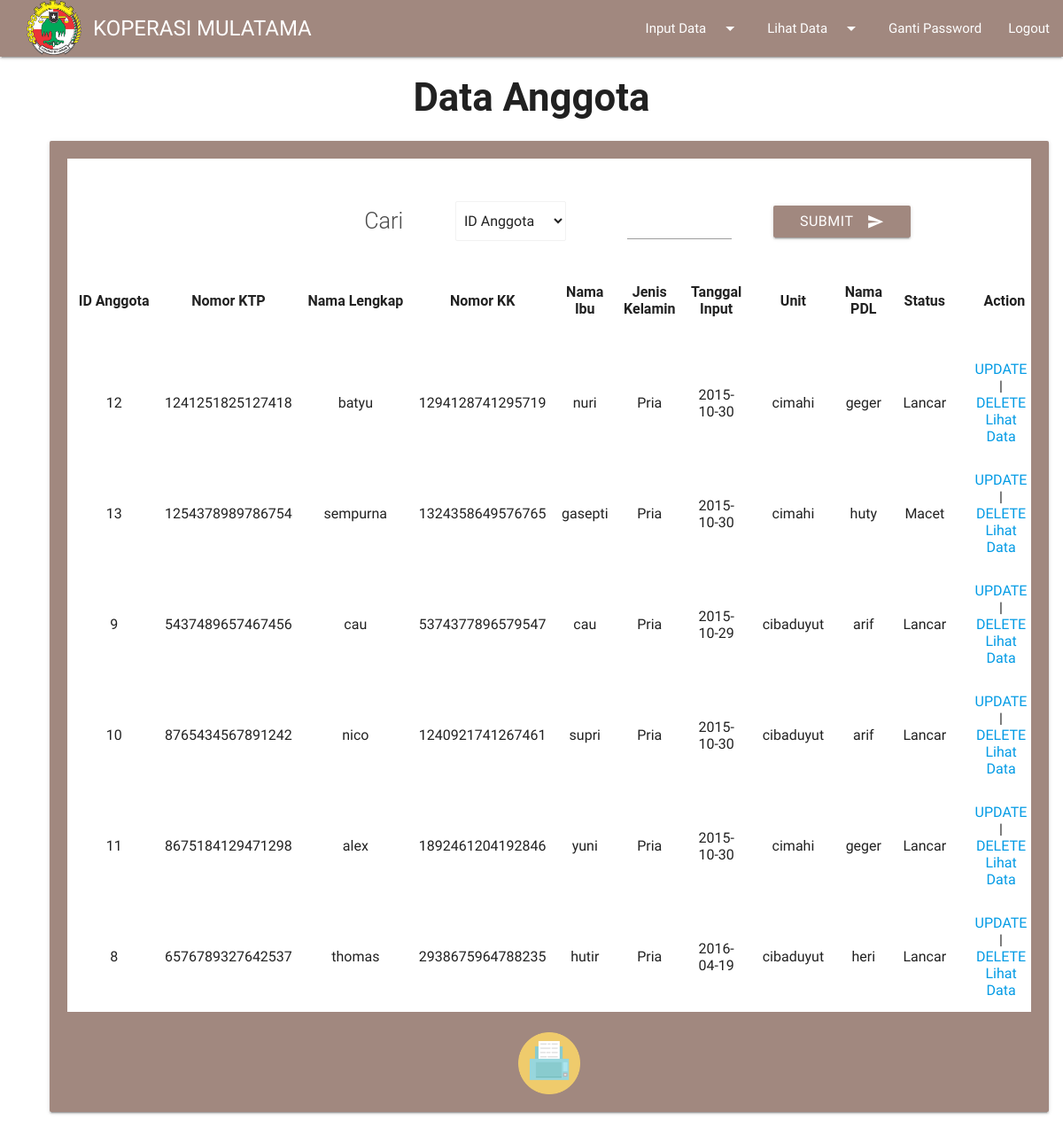
Screenshot of /padalarang/dataanggota.php (signed in) with the database file from the repository.
### tables this page shows
CREATE TABLE IF NOT EXISTS `anggota` (
`id_anggota` int(11) NOT NULL,
  `nama` varchar(20) NOT NULL,
  `tempat` varchar(20) NOT NULL,
  `tanggal_lahir` date NOT NULL,
  `jenis_kelamin` enum('Pria','Wanita') NOT NULL,
  `no_ktp` char(16) NOT NULL,
  `no_kk` char(16) NOT NULL,
  `nama_ibu` varchar(20) NOT NULL,
  `alamat` varchar(90) NOT NULL,
  `rt` int(11) NOT NULL,
  `rw` int(11) NOT NULL,
  `kecamatan` varchar(20) NOT NULL,
  `kelurahan` varchar(20) NOT NULL,
  `kota` varchar(20) NOT NULL,
  `tanggal_input` date NOT NULL,
  `petugas` varchar(20) NOT NULL,
  `status` varchar(10) NOT NULL
);

CREATE TABLE IF NOT EXISTS `unit` (
  `id_unit` char(4) NOT NULL,
  `nama_unit` varchar(20) NOT NULL,
  `nama_pimpinan` varchar(20) NOT NULL
);

CREATE TABLE IF NOT EXISTS `resort` (
  `petugas` varchar(20) NOT NULL,
  `id_unit` char(4) NOT NULL
);

### padalarang/dataanggota.php (the view, shortened to what this page needs)
<?php
if(empty($_SESSION['username']) AND empty($_SESSION['password'])){
include "../index.html";
}
else{
  echo" <link href='css/ghpages-materialize.css' type='text/css' rel='stylesheet' media='screen,projection'>";
include "menu.php";
echo "
<link href='css/ghpages-materialize.css' type='text/css' rel='stylesheet' media='screen,projection'>
    <form method='GET' action='$_SERVER[PHP_SELF]'>
    <h3><b><center>Data Anggota</b></h3>
<div class='row'>
<div class='col s16 m16 l16'>
<div class='card-panel brown lighten-2' style='margin-right: 2rem; margin-left: 3rem;'>
    <table border=0 align='center' bgcolor='white' width='1024px' class='highlight'>
    <tr>
	<td colspan=3><p class='flow-text' style='margin-top: 1rem; margin-left: 22rem;'>Cari</p></td>
    <td colspan=2>
    <div class='input-field col s12 m8' style='margin-left: 2.5rem;'><select class='browser-default' name='cari'>
    <option value='id'>ID Anggota</option>
    <option value='no_ktp'>Nomor KTP</option>
    <option value='no_kk'>Nomor KK</option>
    <option value='nama'>Nama</option>
    <option value='nama_ibu'>Nama Ibu</option>
    <option value='tanggal_input'>Tanggal Input</option>
    </div></select>
	</td>
    <td colspan=2><div class='input-field col s12' style='margin-top: 2rem; margin-right: 2rem;'><input type='text' name='search' maxlength='20'></div></td>
    <td colspan=4><div class='input-field col s11' style='margin-top: 1rem; margin-left: 1rem;'>
					<button class='btn waves-effect brown lighten-2' type='submit' name='submit'>Submit
					<i class='material-icons right'>send</i>
					</button>
    </td>
    </tr>
    <tr align='center'>
    <th><div style='margin-left: 0.5rem;'><center>ID Anggota</div><br></th>
    <th><div style='margin-left: 0.5rem;'><center>Nomor KTP</div><br></th>
    <th><div style='margin-left: 0.5rem;'><center>Nama Lengkap</div><br></th>
    <th><div style='margin-left: 0.5rem;'><center>Nomor KK</div><br></th>
    <th><div style='margin-left: 0.5rem;'><center>Nama Ibu</div><br></th>
    <th><div style='margin-left: 0.5rem;'><center>Jenis Kelamin</div><br></th>
    <th><div style='margin-left: 0.5rem;'><center>Tanggal Input</div><br></th>
    <th><div style='margin-left: 0.9rem;'><center>Unit</div><br></th>
    <th><div style='margin-left: 0.9rem;'><center>Nama PDL</div><br></th>
    <th><div style='margin-left: 0.9rem;'><center>Status</div><br></th>
    <th><div style='margin-left: 2rem;'><center>Action</div><br></th>
    </tr>
  ";
if(empty($_GET['cari'])){
$select = mysql_query ("SELECT a.*,b.*,c.* FROM anggota a INNER JOIN resort b ON a.petugas = b.petugas INNER JOIN unit c ON b.id_unit=c.id_unit");
while($data = mysql_fetch_array($select)){
echo "  <tr align='center'>
    <td><div style='margin-left: 0.5rem;'><center>$data[id_anggota]</div></td>
    <td><div style='margin-left: 0.5rem;'><center>$data[no_ktp]</div></td>
    <td><div style='margin-left: 0.5rem;'><center>$data[nama]</div></td>
    <td><div style='margin-left: 0.5rem;'><center>$data[no_kk]</div></td>
    <td><div style='margin-left: 0.5rem;'><center>$data[nama_ibu]</div></td>
    <td><div style='margin-left: 0.5rem;'><center>$data[jenis_kelamin]</div></td>
    <td><div style='margin-left: 0.5rem;'><center>$data[tanggal_input]</div></td>
    <td><div style='margin-left: 0.9rem;'><center>$data[nama_unit]</div></td>
    <td><div style='margin-left: 0.9rem;'><center>$data[petugas]</div></td>
    <td><div style='margin-left: 0.9rem;'><center>$data[status]</div></td>
    <td><div style='margin-left: 1.5rem;'><center>
    <a href='Aupdate.php?id_anggota=$data[id_anggota]'>UPDATE</a>
    &nbsp|&nbsp
    <a href='Adelete.php?id_anggota=$data[id_anggota]'>DELETE</a>
	<br>
	<a href='selengkapnya.php?id_anggota=$data[id_anggota]'>Lihat Data</a>
    </div></td>
    </tr>
  ";
    }
}
echo "  </table>
    </form>";
echo "<br><center><a href='print.php'><img src='../images/printer.png' width=70 height=70></a>";
}
echo "</body>";
?>

### rows the page displays
anggota: id_anggota "12", no_ktp "1241251825127418", nama "batyu", no_kk "1294128741295719", nama_ibu "nuri", jenis_kelamin "Pria", tanggal_input "2015-10-30", unit.nama_unit "cimahi", resort.petugas "geger", status "Lancar"
anggota: id_anggota "13", no_ktp "1254378989786754", nama "sempurna", no_kk "1324358649576765", nama_ibu "gasepti", jenis_kelamin "Pria", tanggal_input "2015-10-30", unit.nama_unit "cimahi", resort.petugas "huty", status "Macet"
anggota: id_anggota "9", no_ktp "5437489657467456", nama "cau", no_kk "5374377896579547", nama_ibu "cau", jenis_kelamin "Pria", tanggal_input "2015-10-29", unit.nama_unit "cibaduyut", resort.petugas "arif", status "Lancar"
anggota: id_anggota "10", no_ktp "8765434567891242", nama "nico", no_kk "1240921741267461", nama_ibu "supri", jenis_kelamin "Pria", tanggal_input "2015-10-30", unit.nama_unit "cibaduyut", resort.petugas "arif", status "Lancar"
anggota: id_anggota "11", no_ktp "8675184129471298", nama "alex", no_kk "1892461204192846", nama_ibu "yuni", jenis_kelamin "Pria", tanggal_input "2015-10-30", unit.nama_unit "cimahi", resort.petugas "geger", status "Lancar"
anggota: id_anggota "8", no_ktp "6576789327642537", nama "thomas", no_kk "2938675964788235", nama_ibu "hutir", jenis_kelamin "Pria", tanggal_input "2016-04-19", unit.nama_unit "cibaduyut", resort.petugas "heri", status "Lancar"
